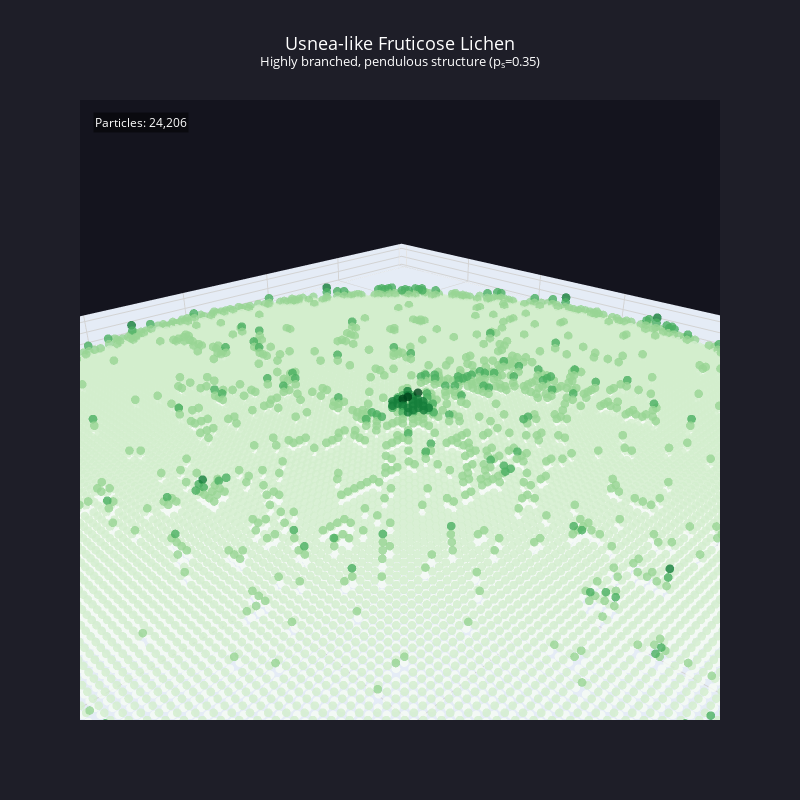

Notebook cell for this chart:
### Code cell
# Visualize Usnea-like structure
plot_fruticose_3d(
    usnea_grid,
    title="Usnea-like Fruticose Lichen<br><sup>Highly branched, pendulous structure (p<sub>s</sub>=0.35)</sup>",
    colorscale='Greens',
    subsample=1,
    point_size=3
)

### Figure 1 — Plotly figure (JSON) as saved in the notebook; plotly's stock layout.template omitted (floating-point values rounded to 4 significant figures; data arrays with more than 128 entries replaced by an {"elided": "..."} marker saying what was removed)
{"data": [{"hovertemplate": "x: %{x}<br>y: %{y}<br>z: %{z}<extra></extra>", "marker": {"color": {"elided": "23166 float values"}, "colorscale": [[0, "rgb(247,252,245)"], [0.125, "rgb(229,245,224)"], [0.25, "rgb(199,233,192)"], [0.375, "rgb(161,217,155)"], [0.5, "rgb(116,196,118)"], [0.625, "rgb(65,171,93)"], [0.75, "rgb(35,139,69)"], [0.875, "rgb(0,109,44)"], [1, "rgb(0,68,27)"]], "line": {"width": 0}, "opacity": 0.8, "size": 3}, "mode": "markers", "type": "scatter3d", "x": {"elided": "23166 int values"}, "y": {"elided": "23166 int values"}, "z": {"elided": "23166 int values"}}], "layout": {"annotations": [{"bgcolor": "rgba(0,0,0,0.5)", "font": {"color": "white", "size": 12}, "showarrow": false, "text": "Particles: 24,206", "x": 0.02, "xref": "paper", "y": 0.98, "yref": "paper"}], "font": {"color": "white"}, "height": 800, "paper_bgcolor": "rgb(30, 30, 40)", "scene": {"aspectmode": "data", "bgcolor": "rgb(20, 20, 30)", "camera": {"eye": {"x": 1.5, "y": 1.5, "z": 1}, "up": {"x": 0, "y": 0, "z": 1}}, "xaxis": {"gridcolor": "lightgray", "showgrid": true, "title": {"text": "X"}}, "yaxis": {"gridcolor": "lightgray", "showgrid": true, "title": {"text": "Y"}}, "zaxis": {"gridcolor": "lightgray", "showgrid": true, "title": {"text": "Height"}}}, "title": {"font": {"size": 18}, "text": "Usnea-like Fruticose Lichen<br><sup>Highly branched, pendulous structure (p<sub>s</sub>=0.35)</sup>", "x": 0.5}, "width": 800}}
